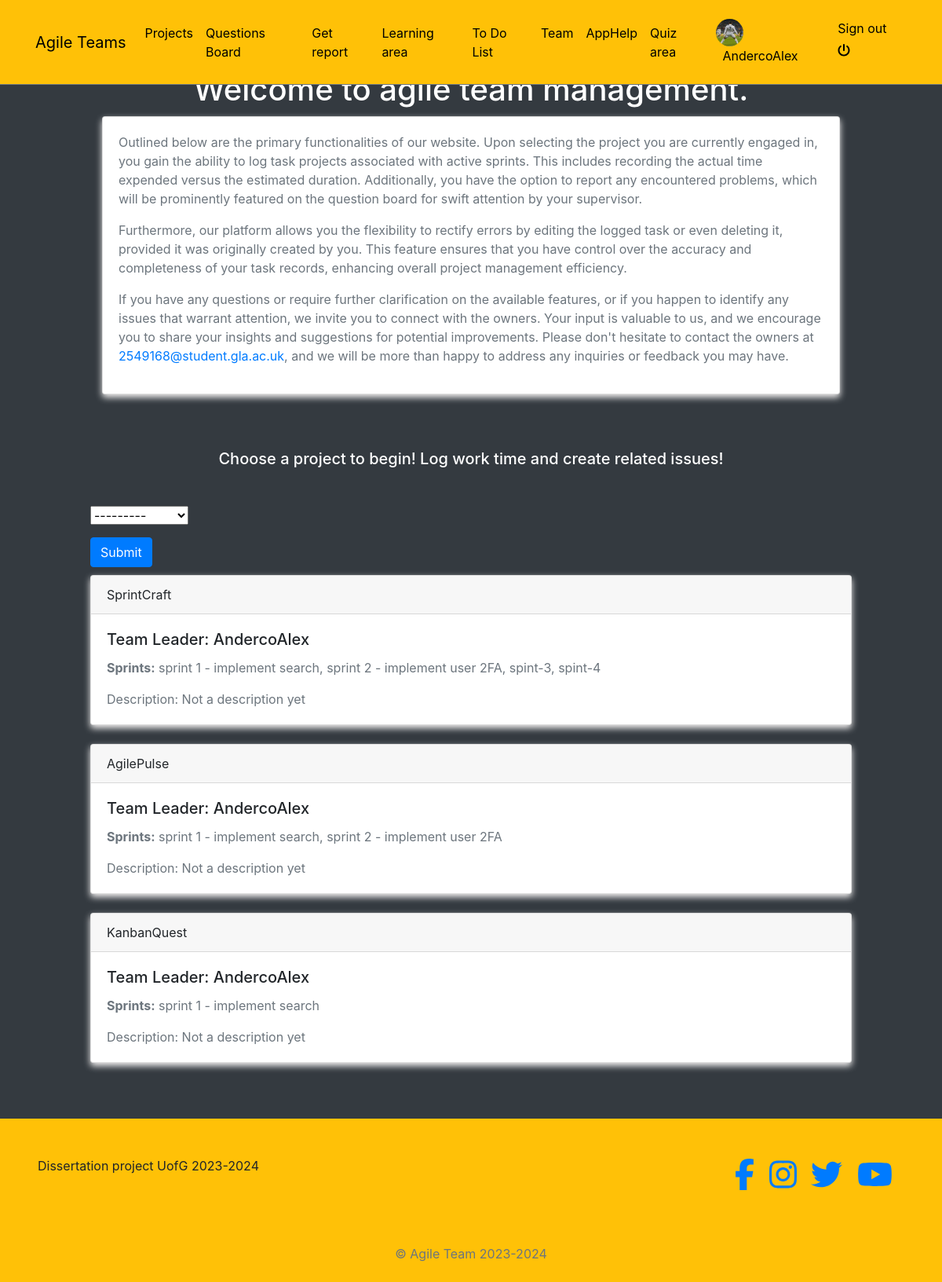
Page / (signed in) on the earlier database version.
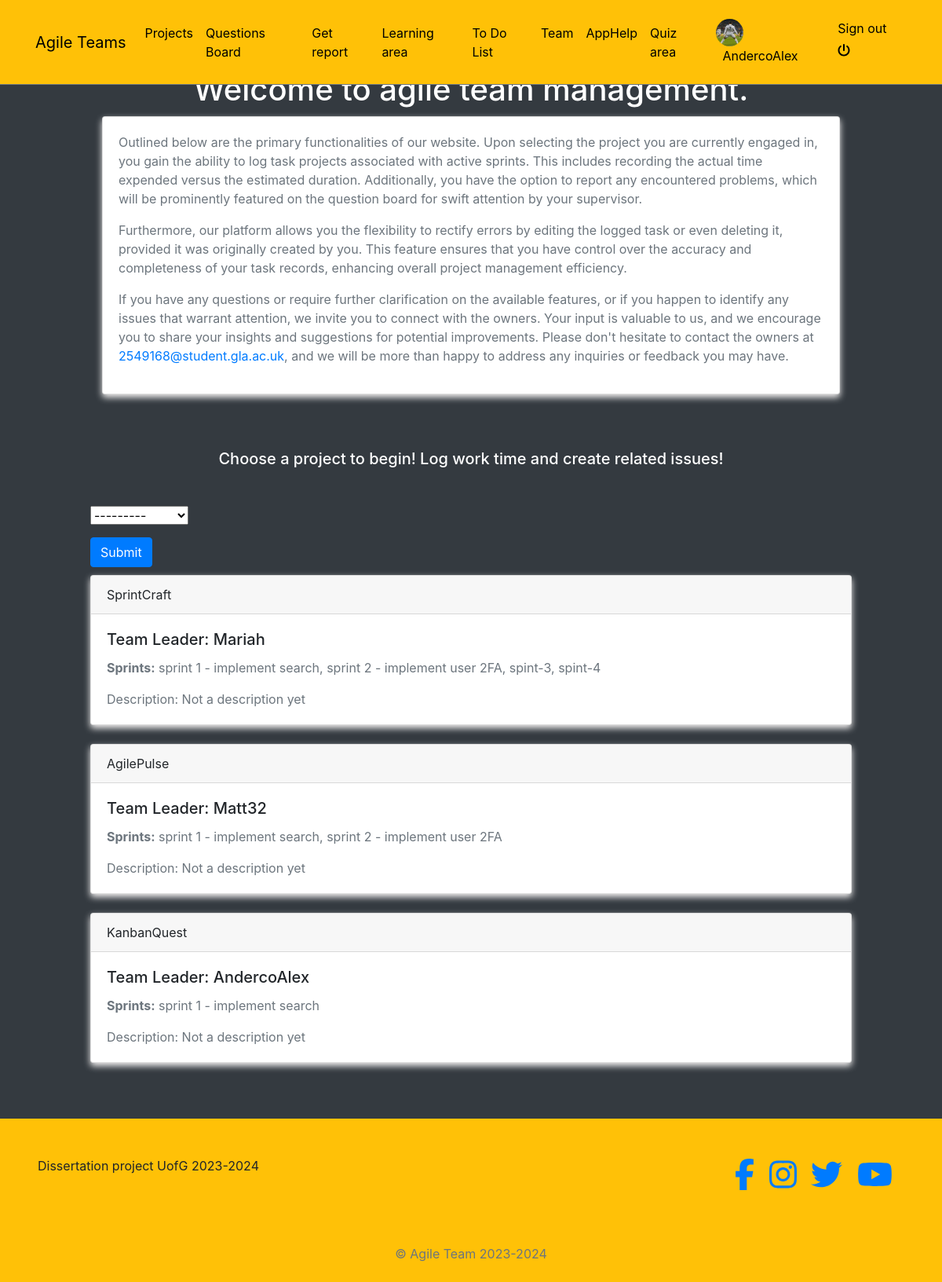
Same page on the later database version.
### areas/models.py (models this page shows)
class ProductionLine(models.Model):
    name = models.CharField(max_length=200)
    team_leader = models.ForeignKey(Profile, on_delete=models.CASCADE)
    products = models.ManyToManyField(Product)
    description = models.CharField(max_length=500, default='Not a description yet')
    def __str__(self):
        return self.name

### profiles/models.py (models this page shows)
class Profile(models.Model):
    user = models.OneToOneField(User, on_delete=models.CASCADE)
    bio = models.TextField()
    profile_picture = models.ImageField(upload_to=get_upload_path, default="uploads/profile/img/avatar.png", validators=[FileExtensionValidator(['png', 'jpg', 'jpeg'])])
    team = models.CharField(max_length=200, choices=TEAM_CHOICES)  # Use choices for team
    updated = models.DateTimeField(auto_now=True)
    created = models.DateTimeField(auto_now_add=True)
    def __str__(self):
        return "{}".format(self.user)

### products/models.py (models this page shows, shortened)
class Product(models.Model):
    name = models.CharField(max_length=200)
    description = models.TextField(blank=True, null=True)
    short_code = models.CharField(max_length=200)
    updated = models.TimeField(auto_now=True)
    created = models.TimeField(auto_now_add=True)

### reports/views.py (the view, shortened to what this page needs)
# urls.py: path('', HomeView.as_view(), name='home'),
class HomeView(FormView):
    template_name = "reports/home.html"
    form_class = ReportSelectLineForm
    def get_form_kwargs(self):
        kwargs = super(HomeView, self).get_form_kwargs()
        kwargs['user'] = self.request.user
        return kwargs
    def get_context_data(self, **kwargs):
        context = super().get_context_data(**kwargs)
        context['production_lines'] = ProductionLine.objects.all().prefetch_related('products')
        return context

### reports/forms.py
class ReportSelectLineForm(forms.Form):
    production_line = forms.ModelChoiceField(queryset=ProductionLine.objects.none(), label = '')
    def __init__(self, user, *args, **kwargs):
        self.user = user
        super(ReportSelectLineForm, self).__init__(*args, **kwargs)
        self.fields['production_line'].queryset = ProductionLine.objects.all()

### blogs/context_processors.py (called while the page is built)
def get_categories(request):
    categories = Category.objects.all()
    return dict(categories=categories)

### profiles/context_processors.py (called while the page is built)
def profile_pic(request):
    if request.user.is_authenticated:
        user = request.user
        try:
            profile_obj = Profile.objects.get(user=user)
            pic = profile_obj.profile_picture
        except Profile.DoesNotExist:
            pic = None
        return {'picture':pic}
    return {}

def get_profile(request):
    if request.user.is_authenticated:
        user = request.user
        try:
            profile_obj = Profile.objects.get(user=user)
        except Profile.DoesNotExist:
            pic = None
        return {'profile':profile_obj}
    return {}

### reports/templates/reports/home.html (shortened to what this page needs)
{% extends 'base.html' %}
{% load crispy_forms_tags %}
{% block content %}
<div class ="col-10 mx-auto m-10" style="margin-top: 70px;">
    <div class = "text-center text-white h1"> Welcome to agile team management. </div>
    <div class="container" style='margin-top: 10px;'>
        <div class="card">
            <div class="card-body">
                <p>Outlined below are the primary functionalities of our website. Upon selecting the project you are currently engaged in, you gain the ability to log task projects associated with active sprints. This includes recording the actual time expended versus the estimated duration. Additionally, you have the option to report any encountered problems, which will be prominently featured on the question board for swift attention by your supervisor.</p>
                <p>Furthermore, our platform allows you the flexibility to rectify errors by editing the logged task or even deleting it, provided it was originally created by you. This feature ensures that you have control over the accuracy and completeness of your task records, enhancing overall project management efficiency.</p>
                <p>If you have any questions or require further clarification on the available features, or if you happen to identify any issues that warrant attention, we invite you to connect with the owners. Your input is valuable to us, and we encourage you to share your insights and suggestions for potential improvements. Please don't hesitate to contact the owners at <a href="mailto:2549168@student.gla.ac.uk">2549168@student.gla.ac.uk</a>, and we will be more than happy to address any inquiries or feedback you may have.</p>
            </div>
        </div>
    </div>
{% if request.user.is_authenticated  %}
<div class = "text-center text-white h5 mb-5" style="margin-top: 70px;"> Choose a project to begin! Log work time and create related issues! </div>
<form action="" method="POST">
{{form|crispy}}
<button type="submit" class = "btn btn-primary"> Submit </button>
</form>
{% for line in production_lines %}
<div class="card mb-4" style='margin-top: 10px;'>
    <div class="card-header">
        {{ line.name }}
    </div>
    <div class="card-body">
        <h5 class="card-title">Team Leader: {{ line.team_leader }}</h5>
        <p class="card-text">
            <strong>Sprints:</strong>
            {% for product in line.products.all %}
                {{ product.name }}{% if not forloop.last %}, {% endif %}
            {% endfor %}
        </p>
        <p class="card-text">Description: {{ line.description }}</p>
    </div>
</div>
{% endfor %}
{% else %}
<div class = "text-white text-center h3"> Please log in! </div>
{% endif %}
<div class ="col-6 mx-auto m-10" style="margin-top: 70px;"> </div>
</div>
{% endblock content %}

### templates/base.html (shortened to what this page needs)
{% load static %}
<!doctype html>
<html lang="en">
<head>
    <link rel="stylesheet" type="text/css" href="{% static "style.css" %}">
    <link rel="stylesheet" type="text/css" href="{% static "test.css" %}">
   <link rel="stylesheet" href="https://cdn.jsdelivr.net/npm/bootstrap@4.4.1/dist/css/bootstrap.min.css">
    <link href="//maxcdn.bootstrapcdn.com/bootstrap/4.1.1/css/bootstrap.min.css" rel="stylesheet" id="bootstrap-css">
</head>
<body>
   {% include 'navbar.html' %}
    <section class="bg-dark">
        <div class="pt-big">
        {% block content %}
        {% endblock content %}
        </div>
    </section>
    {% include "footer.html" %}
</body>
</html>

### templates/navbar.html (shortened to what this page needs)
<!DOCTYPE html>
<html lang="en">
<head>
</head>
<body>
<nav class="navbar navbar-icon-top navbar-expand-lg navbar-dark bg-warning border-bottom border-secondary fixed-top py-3">
    <div class="container">
        <a class="navbar-brand" href="{% url 'help' %}">Agile Teams</a>
        <div class="collapse navbar-collapse" id="navbarSupportedContent">
            <ul class="navbar-nav mr-auto">
                <li class="nav-item">
                    <a class="nav-link" href="{% url "reports:home" %}">Projects</a>
                </li>
                <li class="nav-item">
                    <a class="nav-link" href="{% url "posts:post-list" %}">Questions Board</a>
                </li>
                <li class="nav-item">
                    <a class="nav-link" href="{% url "reports:select-view" %}">Get report</a>
                </li>
                <li class="nav-item">
                    <a class="nav-link" href="{% url 'home' %}">Learning area</a>
                </li>
                <li class="nav-item">
                    <a class="nav-link" href="{% url 'todo' %}">To Do List</a>
                </li>
                <li class="nav-item">
                    <a class="nav-link" href="{% url 'team' %}">Team</a>
                </li>
                <li class="nav-item">
                    <a class="nav-link" href="{% url 'help' %}">AppHelp</a>
                </li>
                <li class="nav-item">
                    <a class="nav-link" href="{% url 'quiz:quiz_home' %}">Quiz area</a>
                </li>
            </ul>
            <ul class='navbar-nav'>
                {% if request.user.is_authenticated %}
                    <li class='nav-item'>
                        <a class='nav-link' href='{% url "profiles:profile-view" %}'>
                            <img src='{{picture.url}}' class='img-avatar' alt='profile picture'>
                            <span class='ml-2'> {{request.user}} </span>
                        </a>
                    </li>
                    <li class="nav-item">
                        <a class="nav-link" href="{% url 'account_logout' %}">
                            Sign out <i class="fas fa-power-off mt-2"></i>
                        </a>
                    </li>
                {% else %}
                    <li class="nav-item">
                        <a class="nav-link" href="{% url 'account_login' %}">
                            Sign in <i class="fa fa-sign-in-alt"></i>
                        </a>
                    </li>
                {% endif %}
            </ul>
        </div>
    </div>
</nav>
</body>
</html>

### templates/footer.html (shortened to what this page needs)
<footer  >
    <div class="col-12 bg-warning" >
        <div class="row">
            <div class="col-8 p-5">
                Dissertation project UofG 2023-2024
            </div>
            <div class="col-4 p-5">
                <div class="container h1 text-right">
                    <a href="{% url "social" %}"><i class="fab fa-facebook-f ml-2"></i></a>
                    <a href="{% url "social" %}"><i class="fab fa-instagram ml-2"></i></a>
                    <a href="{% url "social" %}"><i class="fab fa-twitter ml-2"></i></a>
                    <a href="{% url "social" %}"><i class="fab fa-youtube ml-2"></i></a>
                </div>
            </div>
        </div>
    </div>
    <div class="col-12 bg-warning text-center p-2"><p>&copy; Agile Team 2023-2024<p></div>
</footer>

### static/style.css (style rules this page uses)
.pt-big { padding-top: 20px; }
.img-avatar { height: 35px; width: 35px; border-radius: 50%; }
body { background-color: orange; }

### static/test.css (style rules this page uses)
body { font-family: 'Arial', sans-serif; background-color: orange; margin: 0; padding: 0; }
.navbar-nav .nav-link { color: black !important; }
.card { box-shadow: 0 4px 8px #f5f3f3; transition: transform 0.3s, box-shadow 0.3s; }
.card-body { padding: 20px; }
p { color: #6c757d; }
.text-center { text-align: center; }
.text-white { color: #ffffff; }

### templates/navbar.html (style rules this page uses)
.navbar-nav .nav-link { color: black !important; }
.navbar-brand { color: black !important; }

Differences in the rows shown:
changed ProductionLine "SprintCraft": team_leader "AndercoAlex" → "Mariah"
changed ProductionLine "AgilePulse": team_leader "AndercoAlex" → "Matt32"
